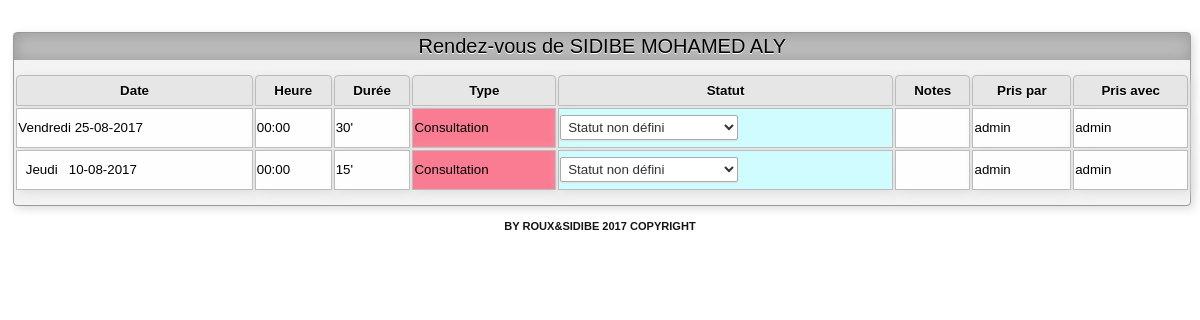
Screenshot of /agenda_perso.php?GUID=a428e9c0-4496-4a4a-b783-e95ead91f17a (signed in) with the database file from the repository.
### tables this page shows
CREATE TABLE IF NOT EXISTS `indexnomprenom` (
  `FchGnrl_IDDos` varchar(36) DEFAULT NULL,
  `FchGnrl_NomDos` varchar(50) DEFAULT NULL,
  `FchGnrl_Prenom` varchar(30) DEFAULT NULL,
  `FchGnrl_Type` varchar(20) DEFAULT NULL,
  `ID_PrimKey` bigint(20) UNSIGNED NOT NULL AUTO_INCREMENT,
  PRIMARY KEY (`ID_PrimKey`),
  UNIQUE KEY `ID_PrimKey` (`ID_PrimKey`)
);

CREATE TABLE IF NOT EXISTS `agenda` (
  `Date_Time` datetime NOT NULL DEFAULT '0000-00-00 00:00:00',
  `Duree` int(11) NOT NULL DEFAULT '0',
  `Nom` varchar(40) NOT NULL DEFAULT '',
  `Prenom` varchar(40) DEFAULT '',
  `Tel` varchar(10) NOT NULL DEFAULT '',
  `RDV_PrisPar` varchar(20) NOT NULL DEFAULT '',
  `RDV_PrisAvec` varchar(20) NOT NULL DEFAULT '',
  `Note` varchar(100) DEFAULT '',
  `Type` varchar(100) NOT NULL DEFAULT '',
  `GUID` varchar(100) DEFAULT '',
  `status` varchar(40) DEFAULT '',
  `PrimKey` bigint(20) UNSIGNED NOT NULL AUTO_INCREMENT,
  `lock` tinyint(1) DEFAULT '0',
  `Adresse` varchar(256) NOT NULL,
  PRIMARY KEY (`PrimKey`)
);

### config.php (called while the page is built, shortened)
<?php
$fontsize="10";
$status_rdv[0]='Absent';
$status_rdv[1]="Présent en salle d'attente";
$status_rdv[2]="Rendez-vous terminé";
$status_rdv[3]="Statut non défini";
$status_rdv[4]="Annulé";
$status_rdv[5]="Pas venu";
$status_rdv[6]="Déplacé";
$status_rdv[7]="En consultation";
$status_rdv[8]="En retard";
$status_rdv[9]="Non attribué";
$color_status["Absent"]='#FFB4A7';
$color_status["Présent en salle d'attente"]='#FFEAA2';
$color_status["Rendez-vous terminé"]='#D6FFDC';
$color_status["Statut non défini"]='#CFFDFF';
$color_status["Annulé"]='#CDE7FF';
$color_status["Pas venu"]='#CCD5FF';
$color_status["Déplacé"]='#D7C9FF';
$color_status["En consultation"]='#F6C9FF';
$color_status["En retard"]='#F6C9F0';
$color_status["Non attribué"]='#FFFFFF';
?>

### agenda_perso.php (the view, shortened to what this page needs)
<?php
include("config.php");
try {
    $strConnection = 'mysql:host='.$host.';dbname='.$base;
    $arrExtraParam= array(PDO::MYSQL_ATTR_INIT_COMMAND => "SET NAMES utf8");
    $pdo = new PDO($strConnection, $loginbase, $pwd, $arrExtraParam);
    $pdo->setAttribute(PDO::ATTR_ERRMODE, PDO::ERRMODE_EXCEPTION);
}
catch(PDOException $e) {
    $msg = 'ERREUR PDO dans ' . $e->getFile() . ' L.' . $e->getLine() . ' : ' . $e->getMessage();
    die($msg);
}
$text_jsemaine=array(0=>"Dimanche",1=>"&nbsp;&nbsp;Lundi&nbsp;&nbsp;",2=>"&nbsp;&nbsp;Mardi&nbsp;&nbsp;",3=>"Mercredi",4=>"&nbsp;&nbsp;Jeudi&nbsp;&nbsp;",5=>"Vendredi",6=>"&nbsp;Samedi&nbsp;");
if (isset($_GET['GUID']))
  $GUID=$_GET['GUID'];
else
{
  header('location: index.php?page=liste' );
  exit;
}
$sql_identite=$pdo->prepare('SELECT FchGnrl_NomDos,FchGnrl_Prenom FROM IndexNomPrenom WHERE FchGnrl_IDDos= ?');
$sql_identite->bindValue(1, $GUID, PDO::PARAM_STR);
$sql_identite->execute();
$ligne_identite=$sql_identite->fetch(PDO::FETCH_ASSOC);
$Nom=$ligne_identite['FchGnrl_NomDos'];
$Prenom=$ligne_identite['FchGnrl_Prenom'];
$sqlcouleur=$pdo->prepare('SELECT * FROM color_profils GROUP BY Name');
$sqlcouleur->execute();
while ($lignecouleur=$sqlcouleur->fetch(PDO::FETCH_ASSOC))
{
  $couleur[$lignecouleur["Name"]]=$lignecouleur["Color"];
}
$sql_liste_rdv=$pdo->prepare('SELECT * FROM agenda WHERE GUID= ? ORDER BY Date_Time DESC;');
$sql_liste_rdv->bindValue(1, $GUID, PDO::PARAM_STR);
$sql_liste_rdv->execute();
$ligne_liste_des_rdv=$sql_liste_rdv->fetchAll(PDO::FETCH_ASSOC);
$count_liste_rdv=count($ligne_liste_des_rdv);
include("inc/header.php");
?>
    <link rel="stylesheet" href="css/screen.css" type="text/css" media="screen" />
  </head>
  <body style="font-size:<?php echo $fontsize; ?>pt" >
    <div class="conteneur">
   <div class="groupe">
      <h1>
	Rendez-vous de <?php echo $Nom." ".$Prenom?>
      </h1>
<?php
if ($count_liste_rdv)
{
?>
   <div class="tableau">
      <table>
	<col /><col /><col /><col /><col /><col /><col /><col /><col /><col />
	<tr>
	  <th class="fond_th">
	    Date
	  </th>
	  <th class="fond_th">
	    Heure
	  </th>
	  <th class="fond_th">
	    Dur&eacute;e
	  </th>
	  <th class="fond_th">
	    Type
	  </th>
	  <th class="fond_th">
	    Statut
	  </th>
	  <th class="fond_th">
	    Notes
	  </th>
	  <th class="fond_th">
	    Pris par
	  </th>
	  <th class="fond_th">
	    Pris avec
	  </th>
	</tr>
<?php
}
foreach ($ligne_liste_des_rdv AS $ligne_liste_rdv)
{
  $tableau_date_time=explode(" ",$ligne_liste_rdv["Date_Time"]);
  $date=$tableau_date_time[0];
  $time=substr($ligne_liste_rdv["Date_Time"],11,5);
  list($annee,$mois,$jour)=explode("-",$date);
  if ($date_format=='fr')
    $date=$jour.'-'.$mois.'-'.$annee;
  elseif ($date_format=='en')
    $date=$mois.'-'.$jour.'-'.$annee;
  else
    $date=$annee.'-'.$mois.'-'.$jour;
 $type_RV=$ligne_liste_rdv["Type"];
  if (isset($couleur["$type_RV"]))
    $couleur_ligne=$couleur["$type_RV"];
  else
    $couleur_ligne='#F6C9FF';
  $jd = date("w",mktime(0,0,0,$mois,$jour,$annee));
  $color=$ligne_liste_rdv["status"];
  echo "
	<tr>
	  <td class=\"fond_td\">
	    ".$text_jsemaine[$jd]." ".$date."
	  </td>
	  <td class=\"fond_td\">
	    ".$time."
	  </td>
	  <td class=\"fond_td\">
	    ".$ligne_liste_rdv["Duree"]."'
	  </td>
	  <td style=\"background:".$couleur_ligne.";\" class=\"fond_td\">
	    ".$ligne_liste_rdv["Type"]."
	  </td>
	  <td style=\"background:";
  if (isset($color_status[$color]))
    echo $color_status[$color];
  else
    echo "white";
  echo "\" class=\"fond_td\">";
?>
		    <select name="status" id="status_saisie<?php echo $ligne_liste_rdv["PrimKey"] ?>" onchange="change_status_this_appointment(this.value,<?php echo $ligne_liste_rdv["PrimKey"] ?>)" >
<?php
foreach ($status_rdv AS $ce_rdv)
{
?>
			<option value="<?php echo addslashes($ce_rdv) ?>"<?php
    if ($ce_rdv==stripslashes($ligne_liste_rdv["status"]))
      echo " selected='selected'";
?> >
<?php
    echo $ce_rdv
?>
			  </option>
<?php
}
?>
			</select><br />
<?php
echo	  "</td>
	  <td class=\"fond_td\">
	    ".$ligne_liste_rdv["Note"]."
	  </td>
	  <td class=\"fond_td\">
	    ".$ligne_liste_rdv["RDV_PrisPar"]."
	  </td>
	  <td class=\"fond_td\">
	    ".$ligne_liste_rdv["RDV_PrisAvec"]."
	  </td>";
?>
	</tr>
<?php
}
if ($count_liste_rdv)
{
?>
      </table>
    </div>
<?php
}
?>
     </div>
<?php
include("inc/footer.php");
?>

### inc/header.php (shortened to what this page needs)
<!DOCTYPE html PUBLIC "-//W3C//DTD XHTML 1.0 Strict//EN" "http://www.w3.org/TR/xhtml1/DTD/xhtml1-strict.dtd">
<html xmlns="http://www.w3.org/1999/xhtml" xml:lang="fr" lang="fr">
<head>
  <link rel="stylesheet" type="text/css" href="css/style.css" />
  <link rel="stylesheet" href="css/print.css" type="text/css" media="print" />
  <link rel="stylesheet" href="css/screen.css" type="text/css" media="screen" />
  <link rel='stylesheet' href='css/ui.core.css' type='text/css' />
  <link rel='stylesheet' href='css/ui.theme.css' type='text/css' />
  <link rel="stylesheet" href="css/ui.datepicker.css" type="text/css" media="screen" />
  <link rel="stylesheet" href="css/ui.datepickeur.css" type="text/css" media="screen" />

### inc/footer.php
   </div>
  </body>
    <h5 align="center">BY ROUX&SIDIBE 2017 COPYRIGHT</h5>
</html>
<?php
	exit;
?>

### css/style.css (style rules this page uses)
body { margin:0; color: #151515; font-size: 12px; font-family:arial, sans serif; background-color:#fff; }
h1 { font-size:1.5em; font-weight:normal; text-shadow:0px 1px 0px #fff; text-align: center; padding:10px 0 10px 3px; color:#fff; }
.groupe { float:left; border:1px solid #999; background-color:#f3f3f3; -moz-border-radius:4px; -webkit-border-radius:4px; border-radius:4px; -moz-box-shadow:2px 2px 5px #ccc; -webkit-box-shadow:2px 2px 5px #ccc; box-shadow:3px 3px 10px #ddd; margin-top:1em; margin-bottom:1em; padding-bottom:1em; margin-left:1em; margin-right:1em; width:98%; }
.groupe h1 { background-color:#bbb; padding:0.1em 0.3em; margin-top:0; color:#000; font-size:1.5em; font-weight:normal; text-shadow:0 1px 0 #fff; -moz-box-shadow: 1px 1px 15px #999 inset; -webkit-box-shadow: 1px 1px 15px #999 inset; box-shadow: 1px 1px 15px #999 inset; }
.fond_td { text-align:left; color:#000; border:1px solid #bbb; background:#fefefe; -moz-box-shadow:2px 2px 5px #ccc; -webkit-box-shadow:2px 2px 5px #ccc; box-shadow:3px 3px 10px #ddd; margin-top:0.5em; margin-bottom:0.5em; padding-top:0.5em; padding-bottom:0.5em; margin-left:auto; margin-right:auto; }
.fond_th { text-shadow:0px 1px 0px #fff; text-align:center; color:#000; border:1px solid #bbb; background:#e6e6e6; -moz-border-radius:4px; -webkit-border-radius:4px; border-radius:4px 4px 0 0; -moz-box-shadow:2px 2px 5px #ccc; -webkit-box-shadow:2px 2px 5px #ccc; box-shadow:3px 3px 10px #ddd; margin-top:0.5em; margin-bottom:0.5em; padding-top:0.5em; padding-bottom:0.5em; margin-left:auto; margin-right:auto; }
table { padding:0; margin:0; width:100%; }
.tableau { padding:0; margin:0; width:100%; }
input, select, textarea { font-size: 1em; background: #fff; }
img, input, select { vertical-align: middle; }
select { -moz-border-radius:2px; -webkit-border-radius:2px; border-radius:2px; -moz-box-shadow:0 1px 2px #ddd; -webkit-box-shadow:0 1px 2px #ddd; box-shadow:0 1px 2px #ddd; border:1px solid #aaa; color:#333333; padding:3px; background:#fff; }

### css/screen.css (style rules this page uses)
.conteneur { margin:0; text-align: justify; background:#fff; width:100%; }

### rows the page displays
indexnomprenom: FchGnrl_NomDos "SIDIBE", FchGnrl_Prenom "MOHAMED ALY"
agenda: jd "Vendredi", date "25-08-2017", Date_Time "00:00", Duree "30", Type "Consultation", status "Statut non défini", RDV_PrisPar "admin", RDV_PrisAvec "admin"
agenda: jd "Jeudi", date "10-08-2017", Date_Time "00:00", Duree "15", Type "Consultation", status "Statut non défini", RDV_PrisPar "admin", RDV_PrisAvec "admin"
